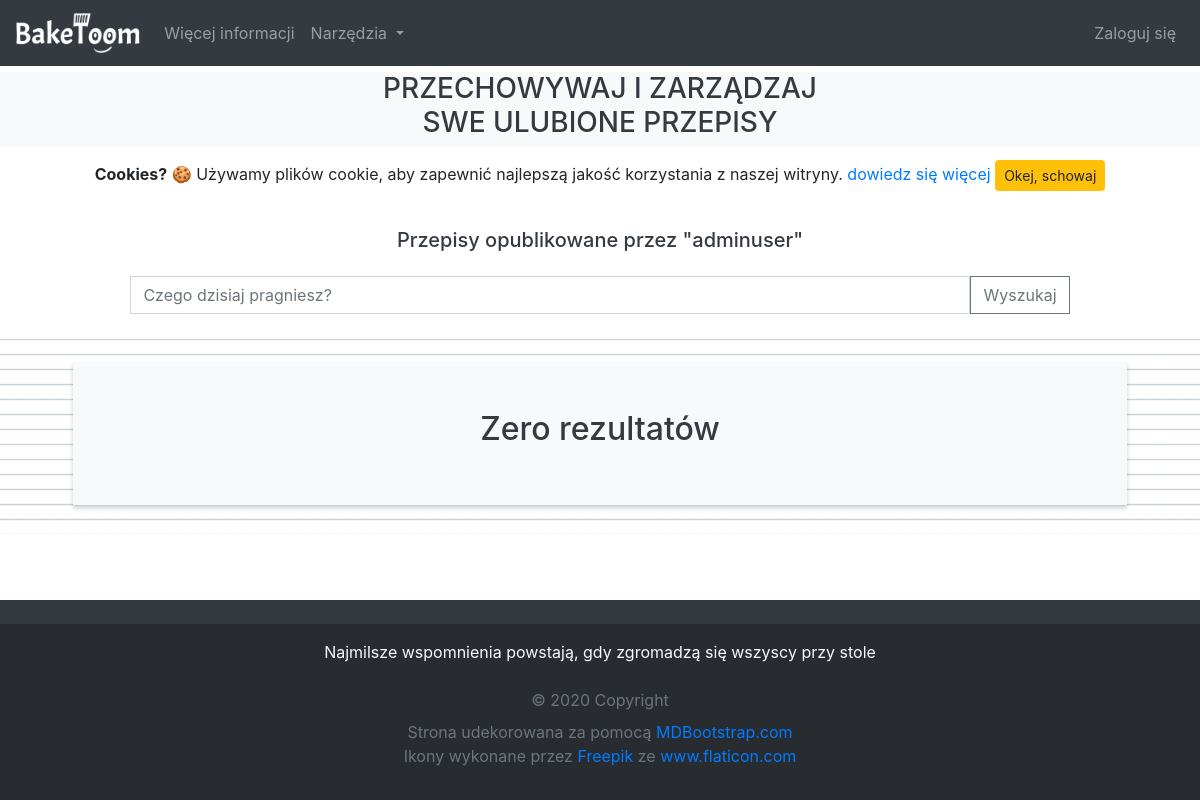
The app's page /user/adminuser/, older data.
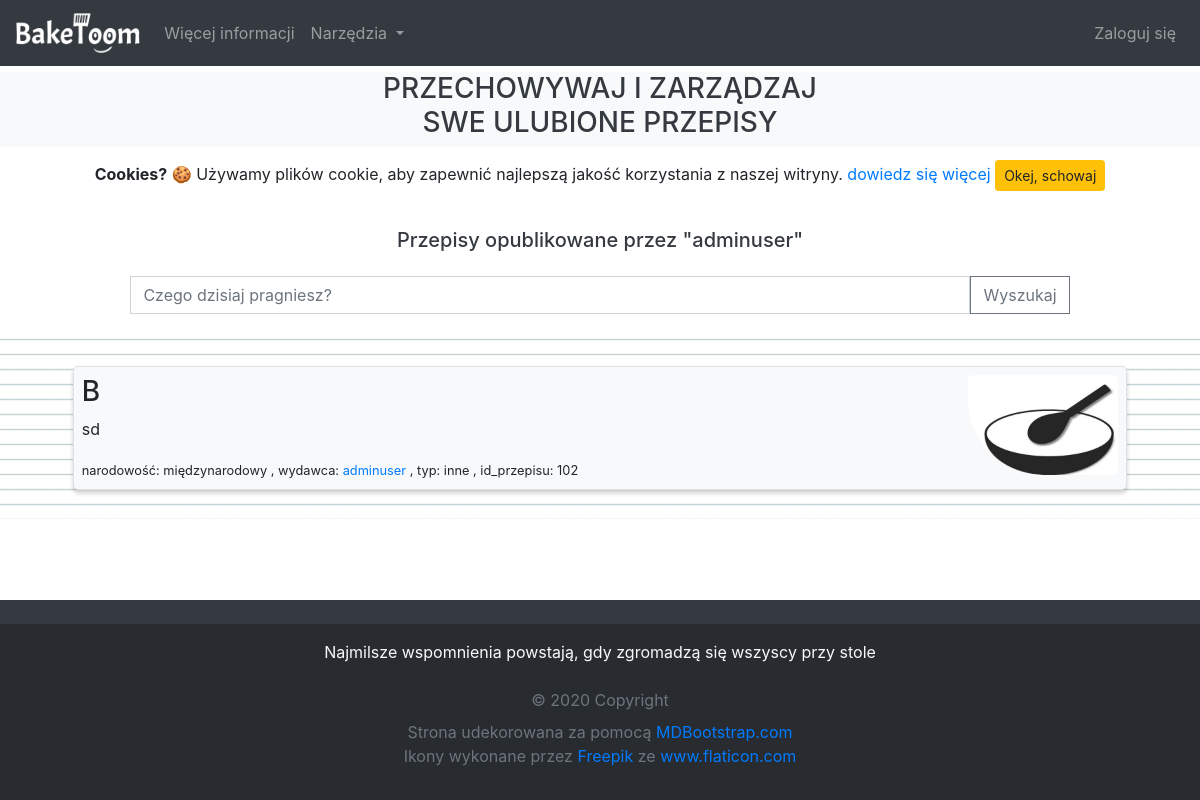
The same page, newer data.
### recipes/models.py (models this page shows, shortened)
class Recipe(models.Model):
	RECIPE_TYPE_CHOICES = (
		('wypiek', 'wypiek'),
		('deser', 'deser'),
		('zupa', 'zupa'),
		('inne', 'inne')
	)
	DEFAULT_LICENSE = (
		'MIT License'
		'\n\n'
		'Copyright (c) [rok] [pełne imię i nazwisko]'
		'\n\n'
		'Permission is hereby granted, free of charge, to any person obtaining a copy '
		'of this software and associated documentation files (the "Software"), to deal '
		'in the Software without restriction, including without limitation the rights '
		'to use, copy, modify, merge, publish, distribute, sublicense, and/or sell '
		'copies of the Software, and to permit persons to whom the Software is '
		'furnished to do so, subject to the following conditions:'
		'\n\n'
		'The above copyright notice and this permission notice shall be included in all '
		'copies or substantial portions of the Software.'
		'\n\n'
		'THE SOFTWARE IS PROVIDED "AS IS", WITHOUT WARRANTY OF ANY KIND, EXPRESS OR '
		'IMPLIED, INCLUDING BUT NOT LIMITED TO THE WARRANTIES OF MERCHANTABILITY, '
		'FITNESS FOR A PARTICULAR PURPOSE AND NONINFRINGEMENT. IN NO EVENT SHALL THE '
		'AUTHORS OR COPYRIGHT HOLDERS BE LIABLE FOR ANY CLAIM, DAMAGES OR OTHER '
		'LIABILITY, WHETHER IN AN ACTION OF CONTRACT, TORT OR OTHERWISE, ARISING FROM, '
		'OUT OF OR IN CONNECTION WITH THE SOFTWARE OR THE USE OR OTHER DEALINGS IN THE '
		'SOFTWARE.'
	)
	title = models.CharField(
		max_length=100,
		verbose_name=_('Tytuł przepisu')
	)
	publisher = models.ForeignKey(
		User,
		on_delete=models.CASCADE,
		verbose_name=_('Wydawca')
	)
	recipe_type	= models.CharField(
		max_length=100,
		blank=False,
		default=RECIPE_TYPE_CHOICES[3][1],
		choices=RECIPE_TYPE_CHOICES,
		verbose_name=_('Typ przepisu')
	)
	certified = models.BooleanField(
		blank=False,
		default=False
	)
	image = models.ImageField(
		default='default_recipe.jpg',
		upload_to='recipe_pics',
		verbose_name=_('Wprowadź Obraz')
	)
	description = models.TextField(
		max_length=400,
		blank=True,
		verbose_name=_('Krutka deskrypcja przepisu')
	)
	method = models.TextField(
		max_length=10000,
		blank=True,
		verbose_name=_('Wprowadź instrukcję sukcesywnego wykonania produktu')
	)
	license	= models.TextField(
		max_length=10000,
		blank=False,
		default=DEFAULT_LICENSE,
		verbose_name=_('Utwórz wiarygodną licencję')
	)
	nationality	= CountryField(
		max_length=100,
		blank=True,
		blank_label='Międzynarodowy',
		verbose_name=_('Wybierz narodowość przepisu')
	)
	date_posted_old = models.DateTimeField(blank=False, default=timezone.now)
	date_posted		= models.DateTimeField(blank=False, default=timezone.now)
	date_created	= models.DateTimeField(blank=False, default=timezone.now)
	date_edited		= models.DateTimeField(blank=False, default=timezone.now)

### recipes/views.py (the view)
# urls.py: path('user/<str:username>/', UserRecipeListView.as_view(), name='user-recipes'),
class UserRecipeListView(ListView):
	model = Recipe
	template_name = 'recipes/user_recipes.html' # <app>/<model>_<viewtype>.html
	context_object_name = 'recipes'
	paginate_by = 2
	def get_queryset(self):
		user = get_object_or_404(User, username=self.kwargs.get('username'))
		query = self.request.GET.get('q')
		if query:
			object_list = self.model.objects.filter(publisher=user, title__icontains=query).order_by(F('title').asc(nulls_last=True))
		else:
			object_list = self.model.objects.filter(publisher=user).order_by(F('title').asc(nulls_last=True))
		return object_list

### recipes/templates/recipes/user_recipes.html (shortened to what this page needs)
{% extends "recipes/base.html" %}
{% load recipes_extras %}
{% block content %}
  {% load static %}
  <h5 class="mb-4 ml-1 mr-1 mt-4 text-center text-dark h4-mobile">
    Przepisy opublikowane przez "{{ view.kwargs.username }}"
  </h5>
  <form method="GET" action="{% url 'user-recipes' view.kwargs.username %}" class="form-inline my-4 d-flex justify-content-center">
    <input class="form-control" type="search" name="q" value='{{ request.GET.q }}' placeholder="Czego dzisiaj pragniesz?" aria-label="Search" style="border-radius:0; width:70%">
    <button class="btn btn-outline-secondary" type="submit" style="border-radius: 0">Wyszukaj</button>
  </form>
  <div id="recipes" class="mt-4 mb-5 pt-4 pb-4" style="background-image: url('{% static 'recipes/img/background_notepad.png' %}'); background-size: 15px 15px">
    <center class="container recipe-container">
      {% if recipes %}
        {% for recipe in recipes %}
          <div class="border m-1 btn-light p-2 recipe-container" onclick="$(this).fadeOut(500); setTimeout(function(){window.location='{% url 'recipe-detail' recipe.id %}'}, 500)" style="overflow: auto; border-radius: 5px">
            <article>
              <img class="float-right" width="150px" height="100px" style="border-radius: 5px 5px 5px 75px" src="{{ recipe.image.url }}">
              <h3>{{ recipe.title }}</h3>
              <p>{{ recipe.description }}</p>
              <small class="f16">
                {% if recipe.nationality %}
                  narodowość:
                  <li class="flag {{ recipe.nationality|lower }}"></li>
                {% else %}
                  narodowość: międzynarodowy
                {% endif %},
                {% if recipe.publisher %}
                  wydawca: <a href="{% url 'user-recipes' recipe.publisher.username %}">{{ recipe.publisher }}</a>
                {% else %}
                  wydawca: null
                {% endif %},
                {% if recipe.recipe_type %}
                  typ: {{ recipe.recipe_type }}
                {% else %}
                  typ: inne
                {% endif %},
                id_przepisu: {{ recipe.id }}
              </small>
            </article>
          </div>
        {% endfor %}
      {% else %}
        <div class="d-flex justify-content-center text-dark p-5 text-center" style="background-color: #f8f9fa">
          <h2>Zero rezultatów</h2>
        </div>
      {% endif %}
    </center>
  </div>
{% endblock content %}

Row changes from the older to the newer data that the page shows:
added Recipe: image (placeholder picture), title "B", description "sd", nationality "narodowość: międzynarodowy", publisher "adminuser", recipe_type "inne", id "102"
Text that changed along with them:
text no longer shown: "Zero rezultatów"
